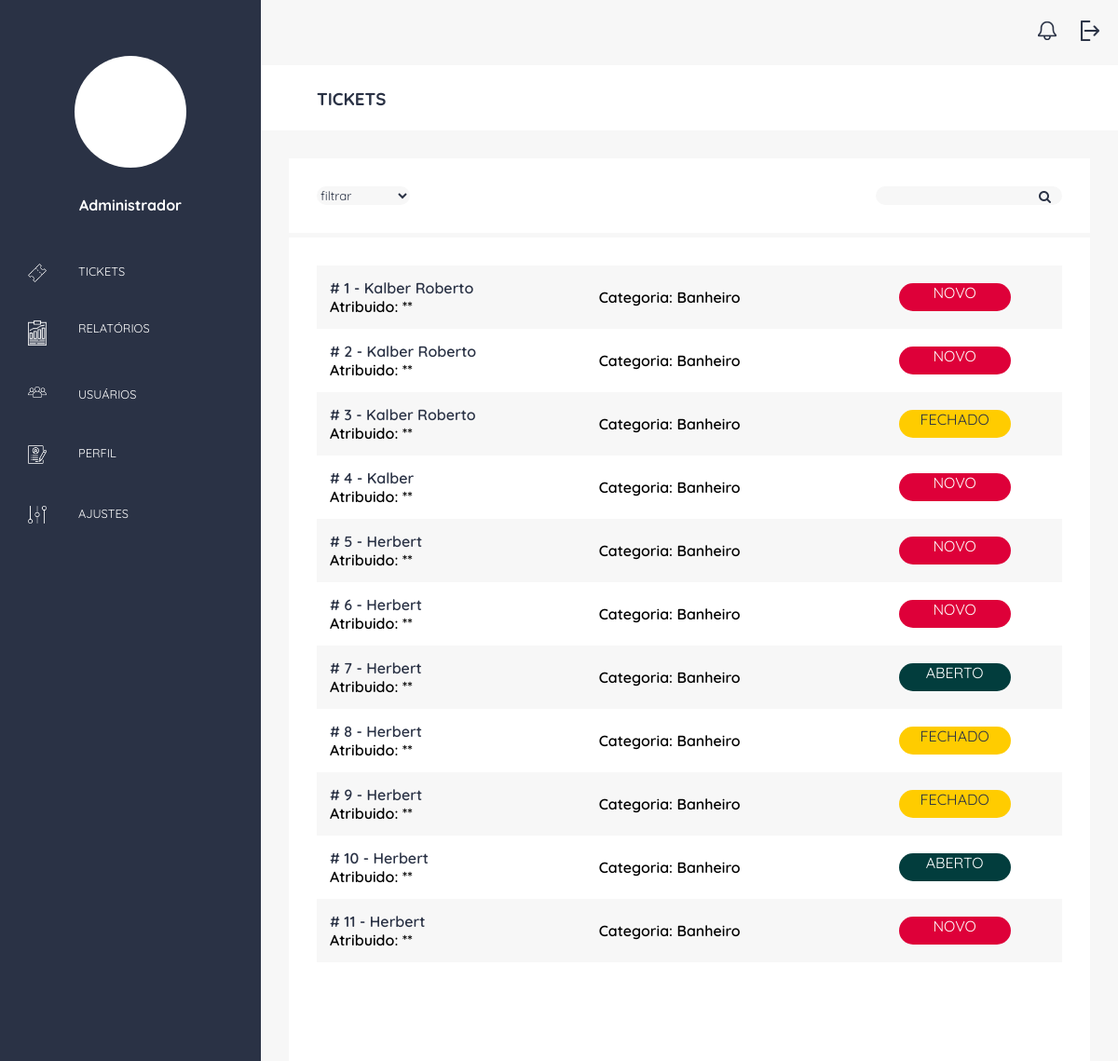
The app's page /adm/pesquisa/ (signed in), older data.
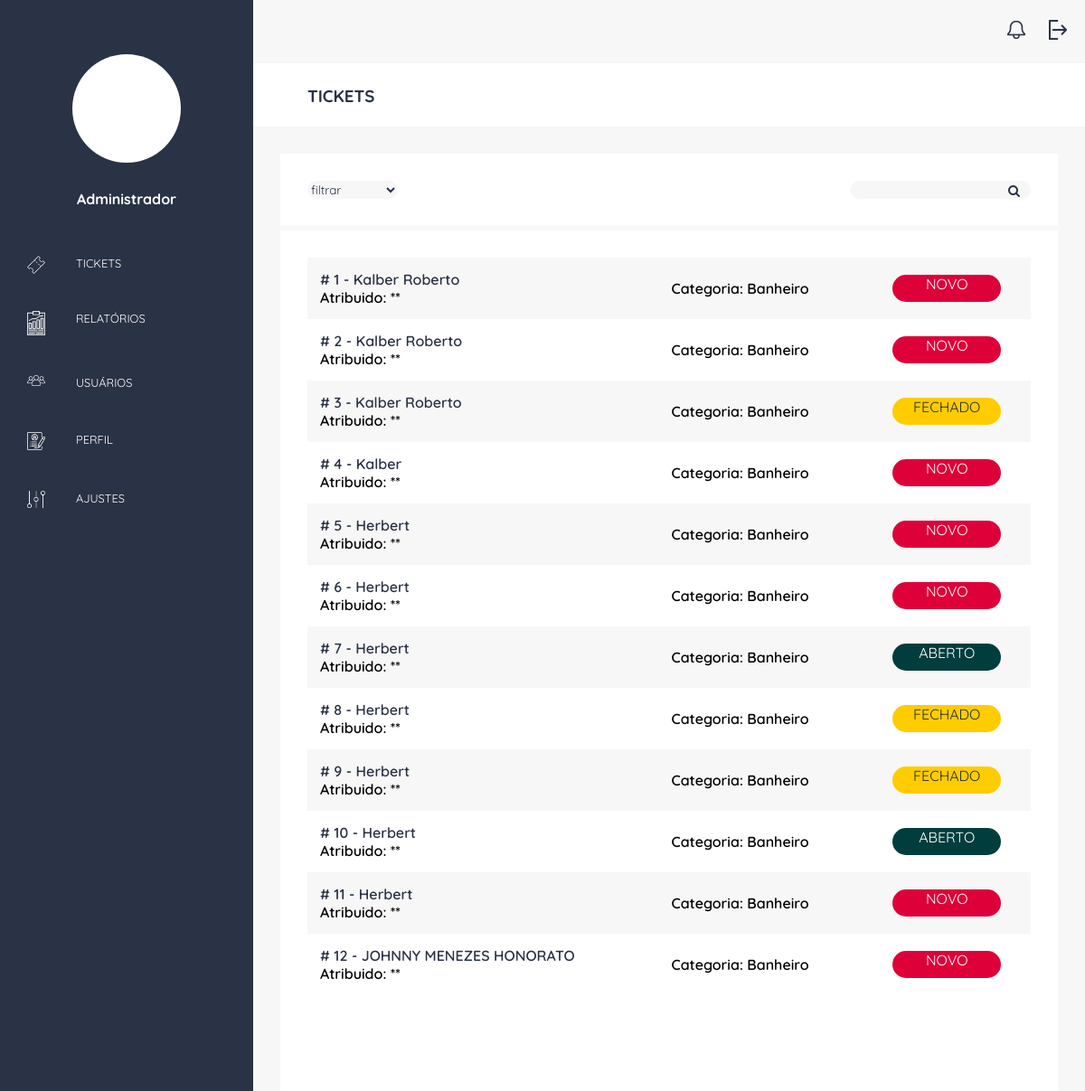
The same page, newer data.
### ticket/models.py (models this page shows, shortened)
class Ticket(models.Model):
    STATUS = (
        ('1', 'NOVO'),
        ('2', 'ABERTO'),
        ('3', 'FECHADO')
    )
    status = models.CharField(max_length=1, null=True, choices=STATUS, default='1')
    data_criacao=models.DateTimeField(auto_now_add=True)
    categoria = models.ForeignKey(Categoria, on_delete=models.SET_NULL, null=True)
    nome_completo = models.CharField(max_length=50)
    email = models.EmailField()
    telefone = models.CharField(max_length=14)
    anexo = models.FileField(upload_to='post_image', blank=True)
    descricao = models.TextField()

class Categoria(models.Model):
    nome=models.CharField(max_length=100)

### adminstrador/views.py (the view)
# urls.py: path('pesquisa/', pesquisa_id, name='pesquisa'),
@login_required
def pesquisa_id(request):
    filter = request.GET.get("id", None)
    if(filter != None):
        tickets2 = Ticket.objects.filter(id=filter)
    else:
        tickets2 = Ticket.objects.all()
    return render(request, 'listartickets.html', {"tickets": tickets2})

### adminstrador/templates/listartickets.html (shortened to what this page needs)
{% extends 'basedashboard.html' %}
{% block titulo  %} TICKETS {% endblock %}
{% block main %}
<div class="container-opticket">
    <div class="content-filter">
        <select class="select-filter" id="status" onchange="myFunction()">
            <option value="0">filtrar</option>
        </select>
    </div>
    <div class="content-search">
        <form class="search" action="{% url 'pesquisa' %}" method="GET">
            <input class="input-search" type="number" name="id" value="{{ id }}">
            <div id="lupa"></div>
        </form>
    </div>
</div>
<div class="container-table">
    <div class="content-table">
        <table class="table-list">
            {% for ticket in tickets %}
            <tr>
                <td class="list-font">
                    <a href="{% url 'details' ticket.id %}">
                        # {{ ticket.id }} - {{ ticket.nome_completo }} <br>
                    </a>
                    Atribuido: **
                </td>
                <td class="list-font">
                    Categoria: {{ ticket.categoria.nome }}
                </td>
                <td>
                    {% if ticket.status == '1' %}
                        <div class="btn-status">
                        {{ ticket.get_status_display }}
                        </div>
                    {% elif ticket.status == '2' %}
                        <div class="btn-status2">
                            {{ ticket.get_status_display }}
                        </div>
                    {% elif ticket.status == '3' %}
                        <div class="btn-status3">
                            {{ ticket.get_status_display }}
                        </div>
                    {% endif %}
                </td>
            </tr>
            {% endfor %}
        </table>
    </div>
    <div class="pagination">
    </div>
</div>
{% endblock %}

Row changes from the older to the newer data that the page shows:
added Ticket: id "12", nome_completo "JOHNNY MENEZES HONORATO", categoria.nome "Banheiro", status "NOVO"
